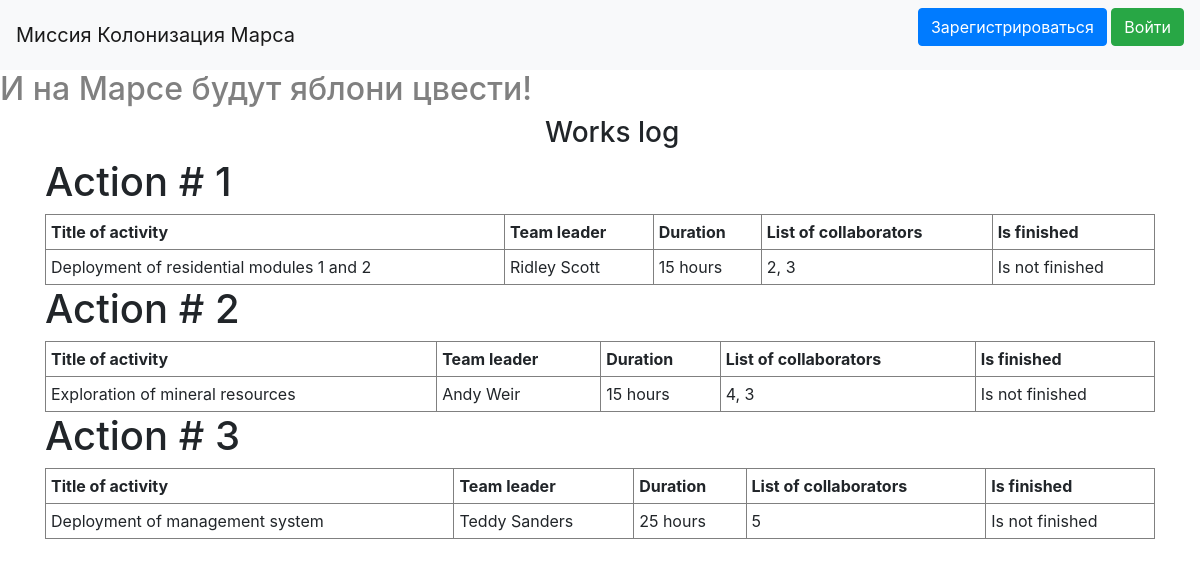
Before: / with the older database file.
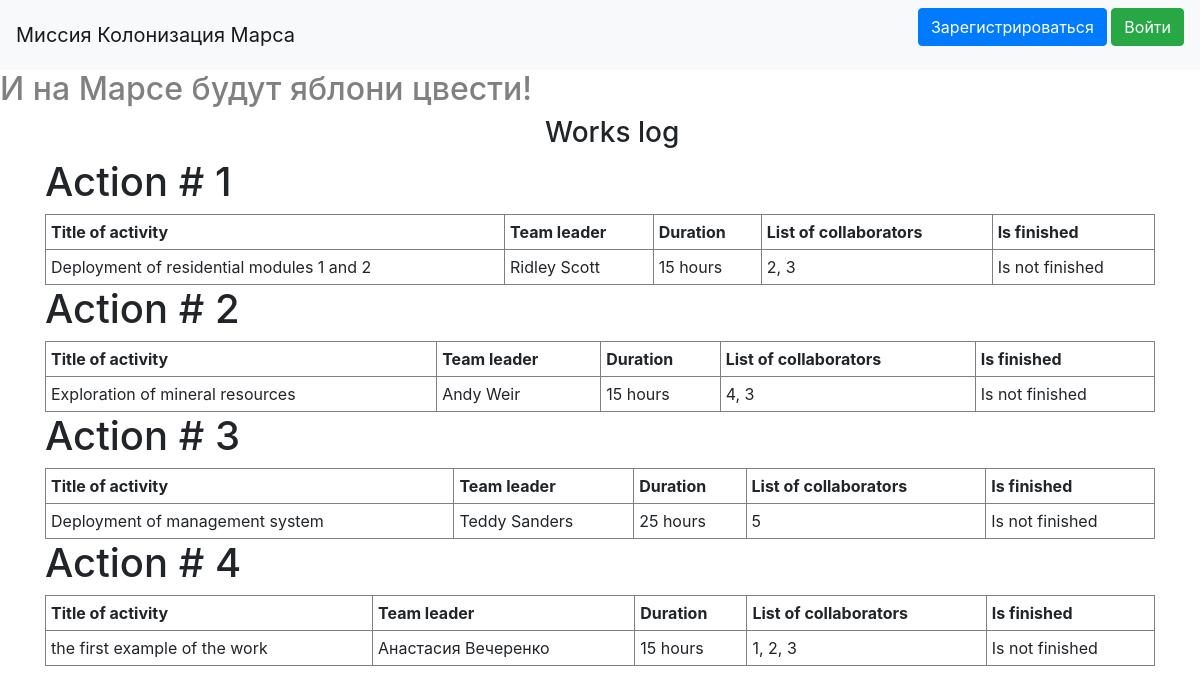
After: the same page with the newer database file.
### data/jobs.py (models this page shows)
class Jobs(SqlAlchemyBase):
    __tablename__ = 'jobs'
    id = sqlalchemy.Column(sqlalchemy.Integer,
                           primary_key=True, autoincrement=True)
    team_leader = sqlalchemy.Column(sqlalchemy.Integer,
                                    sqlalchemy.ForeignKey("users.id"))
    user = orm.relation('User')
    job = sqlalchemy.Column(sqlalchemy.String, nullable=True)
    work_size = sqlalchemy.Column(sqlalchemy.Integer, nullable=True)
    collaborators = sqlalchemy.Column(sqlalchemy.String, nullable=True)
    start_date = sqlalchemy.Column(sqlalchemy.DateTime,
                                   default=datetime.datetime.now)
    end_date = sqlalchemy.Column(sqlalchemy.DateTime, nullable=True)
    is_finished = sqlalchemy.Column(sqlalchemy.Boolean, default=True)

### main.py (the view)
@app.route('/')
def table():
    global_init("db/mars_explorer.db")
    db_sess = create_session()
    list_jobs = []
    for job in db_sess.query(Jobs).all():
        list_jobs.append({'id': job.id, 'title': job.job, 'leader': f'{job.user.name} {job.user.surname}',
                          'duration': job.work_size, 'list': job.collaborators, 'finish': job.is_finished})
    return render_template('table.html', data=list_jobs)

### data/db_session.py (called while the page is built, shortened)
def global_init(db_file):
    global __factory
    if __factory:
        return

def create_session() -> Session:
    global __factory
    return __factory()

### templates/table.html (shortened to what this page needs)
{% extends "base.html" %}
{% block content %}
<h3>Works log</h3>
{% for item in data %}
    <h1>Action # {{item['id']}}</h1>
    <table border="1" width="100%" cellpadding="5">
        <tr>
            <th>Title of activity</th>
            <th>Team leader</th>
            <th>Duration</th>
            <th>List of collaborators</th>
            <th>Is finished</th>
        </tr>
        <tr>
            <td>{{item['title']}}</td>
            <td>{{item['leader']}}</td>
            <td>{{item['duration']}} hours</td>
            <td>{{item['list']}}</td>
            <td>{% if item['finish'] == False%} Is not finished {% else %} Is finished {% endif %}</td>
        </tr>
    </table>
{% endfor %}
{% endblock %}

### templates/base.html (shortened to what this page needs)
<!doctype html>
<html lang="en">
<head>
    <link rel="stylesheet"
          href="https://stackpath.bootstrapcdn.com/bootstrap/4.4.1/css/bootstrap.min.css"
>
</head>
<body>
<header>
    <nav class="navbar navbar-light bg-light">
        <a class="navbar-brand" href="#">Миссия Колонизация Марса</a>
        {% if current_user.is_authenticated %}
    <a class="navbar-brand" href="/logout">{{ current_user.name }}</a>
{% else %}
    <p>
        <a class="btn btn-primary " href="/register">Зарегистрироваться</a>
        <a class="btn btn-success" href="/login">Войти</a>
    </p>
{% endif %}
    </nav>
    <h2>И на Марсе будут яблони цвести!</h2>
</header>
<main role="main" class="container">
    {% block content %}{% endblock %}
</main>
</body>
</html>

### templates/base.html (style rules this page uses)
h2 { color: #808080; }
h3 { margin-left:500px; }

Changed rows visible on the page:
added Jobs: id "4", title "the first example of the work", leader "Анастасия Вечеренко", duration "15", list "1, 2, 3"
